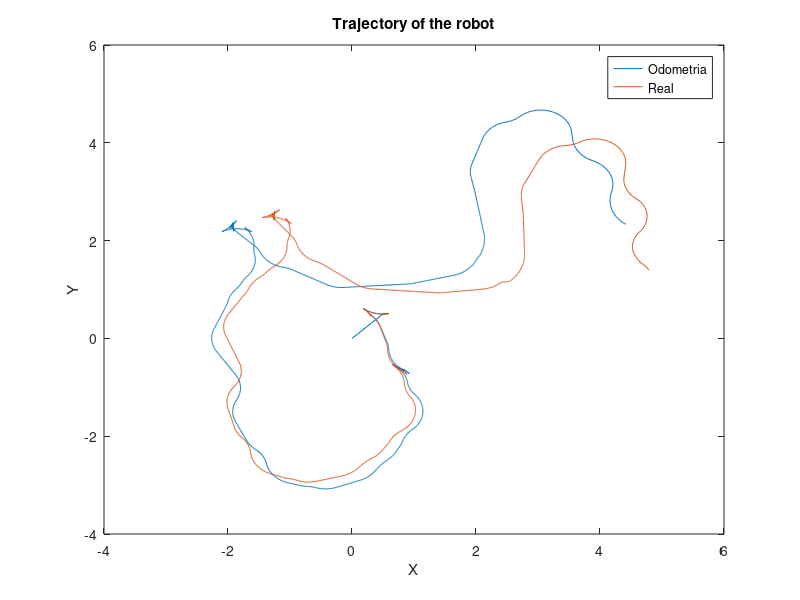

This chart was generated by the following MATLAB code:
%% Inicialize

clear
close all;
clc

%% Directory creation
if ~exist('./imagens', 'dir')
    mkdir('imagens');
end
if ~exist('./imagens/trajectory', 'dir')
    mkdir('imagens/trajectory');
end

%% Import Data

load("RealvsOdom.mat");                 % Get Rosbag Information
%A = dlmread('landmarks.txt');          % Get Landmark Information

%% Inicialize algorith

N = 10;                                 % Number of Landmarks
X_predicted = zeros(2*N+3, 1);          % State Vector
Sigma = 99E99 * eye(2*N+3, 2*N+3);      % Covariance Matrix
Fx = zeros(3, 2*N+3);                   % Usefull Matrix 
G = zeros(2*N+3, 2*N+3);                % Jacobian for the move function
K = zeros(2*N+3, 2);                    % Kalman Gain

time = Odometria(:,1);
x = Odometria(:,2);
y = Odometria(:,3);
theta = Odometria(:,4);

Q = [5^2 0;
    0 5^2];                          % Covariance of the sensors landmarks;

R = [5^2 0 0;
    0 5^2 0;
    0 0 5^2];                        % Covariance sensors Odometry

Sigma(1:3, :) = 0;

Fx(1,1) = 1;
Fx(2,2) = 1;
Fx(3,3) = 1;

X_predicted(1) = x(1)+0.5;
X_predicted(2) = y(1)+0.5;
X_predicted(3) = theta(1);

%The output is stored in predictions_x in line array. The first 3 are x,y
%and theta estimated states. The following are the landmarks estimated
%positions in x and y. 2 lines for each landmark.
predictions_x = zeros(2*N+3, length(time));     

Kalman_gains = zeros(2*N+3, 2, length(time));

%% EKF

for i = 2:length(time)

    delta_d = sqrt((x(i) - x(i-1))^2 + (y(i) - y(i-1))^2);
    delta_theta = atan2(y(i) - y(i-1), x(i) - x(i-1));
    dif_theta = theta(i) - theta(i-1);

    % Predict
    
    g_motion = [delta_d * cos(delta_theta);
                delta_d * sin(delta_theta);
               theta(i-1) + dif_theta];

    G_motion = [0 0 -delta_d*sin(delta_theta);
                0 0 delta_d*cos(delta_theta);
                0 0 0];
    % Definir antes de atualizar X_predicted para garantir que temos Xt e
    % não Xt+1

    X_predicted = X_predicted + Fx'*g_motion;
    % Supostamente X_predicted = g(x_passado, input); - Logo está ERRADO!

    G = eye(2*N+3) + Fx'*G_motion*Fx;
    Sigma_predicted = G*Sigma*G' + Fx'*R*Fx;


    for j = 1:1                         % Para todos os landmarks que foram vistos
    
        if j == 5                       % Tirar isto, só para não entrar nesta parte do código
            id_seen = 5;                % tirar o id do ROS Ter atenção ao id=0;
            
            if Sigma(3*id_seen + 3) == 99E99 && Sigma(3*id_seen + 4) == 99E99   % Caso nunca tenha visto o landmark
    
                X_predicted(3*id_seen + 3) = X_predicted(1) + d_observation * cos(phi_observation + X_predicted(3));
                X_predicted(3*id_seen + 4) = X_predicted(2) + d_observation * sin(phi_observation + X_predicted(3)); 
                                         % Inicializou-as com as coordenadas do robot + trig do aruco.
        
            end
    
            delta = [X_predicted(3*id_seen + 3) - X_predicted(1);
                    X_predicted(3*id_seen + 4) - X_predicted(2)];
    
            q = delta'*delta;
            
            z_estimated = [sqrt(q);
                          atan2(delta(2), delta(1))];
            
            F = zeros(5, 2*N+3);
            F(1,1) = 1;
            F(2,2) = 1;
            F(3,3) = 1;
            F(4, 2*id_seen + 3) = 1;
            F(4, 2*id_seen + 4) = 1;
    
            H = 1/q * [sqrt(q)*delta(1) -sqrt(q)*delta(2) 0 -sqrt(q)*delta(1) sqrt(q)*delta(2)
                delta(2) delta(1) -1 -delta(2) -delta(1)] * F;
    
            K = Sigma_predicted*H'*inv(H*Sigma_predicted*H'+Q);
    
            X_predicted = X_predicted + K*( z - H*X_predicted );    
     
            Sigma_predicted = (eye(2*N+3) - K*H)*Sigma_predicted;
        end
    end


    %Outputs
    predictions_x(:, i) = X_predicted;                  
    Kalman_gains(:,:, i) = K;
end

%% Plot results from EKF

figure()
plot(predictions_x(1,:),predictions_x(2,:))
hold on
plot(Real(:,2),Real(:,3))
legend('Odometria','Real')
xlabel("X")
ylabel("Y")
title("Trajectory of the robot")
saveas(gcf,"./imagens/trajectory/EKF_trajectory.png");


